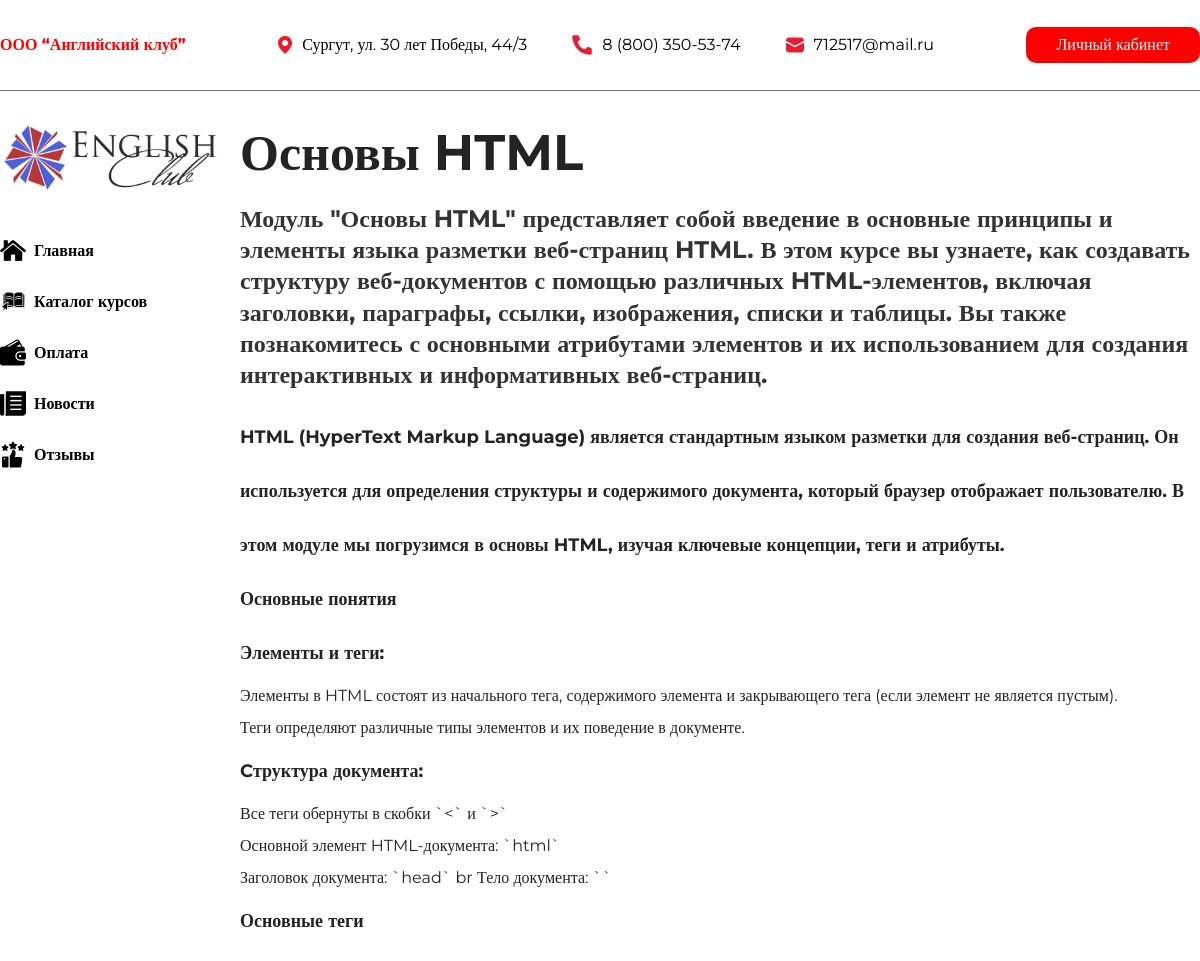
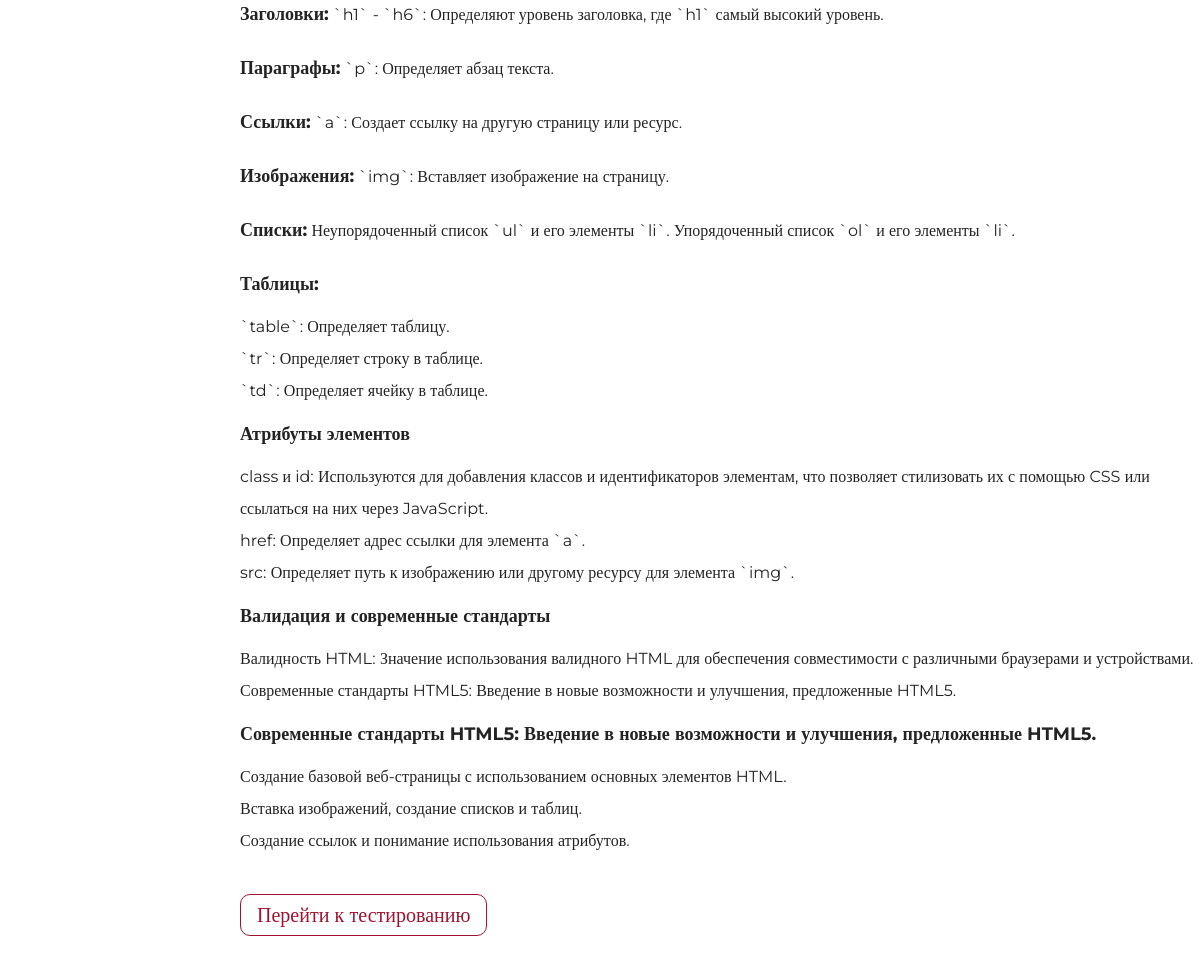
The page /module/4 (signed in) on the database its author committed (2 pictures, top to bottom).
### tables this page shows
CREATE TABLE `module` (
  `id` int(11) NOT NULL,
  `course_id` int(11) NOT NULL,
  `name` varchar(64) NOT NULL,
  `question` int(11) NOT NULL,
  `points` int(11) NOT NULL
);

CREATE TABLE `theory` (
  `id` int(11) NOT NULL,
  `module_id` int(11) NOT NULL,
  `description` text NOT NULL,
  `text` text NOT NULL
);

### pages/module.php (the view, shortened to what this page needs)
<?php
    include 'scripts/php/connect.php';
    $id = $matches[1];
?>
<!DOCTYPE html>
<html lang="en">
<head>
    <link rel="stylesheet" href="../assets/css/reset.css">
    <link rel="stylesheet" href="../assets/css/style.css">
    <link rel="stylesheet" href="../assets/css/module.css">
</head>
<body>
    <?php include 'components/header.php';?>
    <main class="_container">
        <?php include 'components/navigation.php';?>
        <div class="main">
        <?php
            $module = $conn -> query('SELECT * from module where id = '.$id) -> fetch_assoc();
            echo '<h2>' . $module['name'] . '</h2>';
            $theory = $conn -> query('SELECT * from theory where module_id = '.$id) -> fetch_assoc();
        ?>
            <p class="description"><?= $theory['description']?></p>
            <p class="text"><?= $theory['text']?></p>
            <div class="goTest">
                <a href="/test/<?= $id?>">Перейти к тестированию</a>
            </div>
        </div>
    </main>
</body>
</html>

### assets/css/style.css (style rules this page uses)
:root { --h2-color: #232323; --h2-size: 3.125rem; --h2-weight: bold; --h2-family: Montserrat; --button-on-page: #9E1430; }
a { text-decoration: none; }
._container { margin: 0 auto; max-width: 90rem; }
main { display: grid; grid-template-columns: 20% 80%; }
h2 { font-size: var(--h2-size); color: var(--h2-color); font-weight: var(--h2-weight); font-family: var(--h2-family); line-height: 1.2; }

### assets/css/module.css (style rules this page uses)
.description { font-size: 1.5rem; color: #333; font-weight: bold; font-family: Montserrat; line-height: 1.3; margin: 20px 0; }
.text { font-size: 1rem; color: #232323; font-family: Montserrat; line-height: 2; }
b { font-size: 1.125rem; font-weight: bold; line-height: 3; }
.goTest { margin: 3rem 0; }
.goTest a { padding: .5rem 1rem; border: 1px solid #9E1430; border-radius: 10px; font-size: 1.25rem; color: #9E1430; font-family: Montserrat; }

### rows shown on the page
module: name "Основы HTML"
theory: description "Модуль \"Основы HTML\" представляет собой введение в основные принципы и элементы языка разметки веб-страниц HTML. В этом курсе вы узнаете, как создавать структуру веб-документов с помощью различных HTML-элементов, включая заголовки, параграфы, ссылки, изображения, списки и таблицы. Вы также познакомитесь с основными атрибутами элементов и их использованием для создания интерактивных и информативных веб-страниц.", text "HTML (HyperText Markup Language) является стандартным языком разметки для создания веб-страниц. Он используется для определения структуры и содержимого документа, который браузер отображает пользователю. В этом модуле мы погрузимся в основы HTML, изучая ключевые концепции, теги и атрибуты. Основные понятия Элементы и теги: Элементы в HTML состоят из начального тега, содержимого элемента и закрывающего тега (если элемент не является пустым). Теги определяют различные типы элементов и их поведение в документе. Cтруктура документа: Все теги обернуты в скобки `<` и `>` Основной элемент HTML-документа: `html` Заголовок документа: `head` br Тело документа: ` ` Основные теги Заголовки: `h1` -…"
